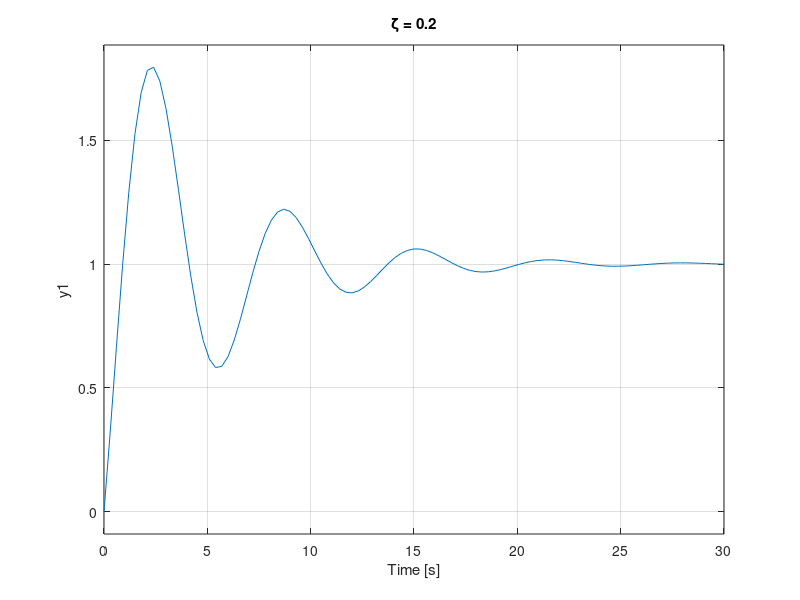

Here is the MATLAB script that generated this plot: (Note: this script raises an error after producing the figure.)
%% Respuesta Transitoria
c = 0.2;
p = 1;
for i=c:0.2:1.2
    G = tf([0 1 1],[1 2*i 1])
    subplot(3,2,p)
    %figure(p)
    p = p+1;
    titulo = sprintf('\\zeta = %.1f',i);
    step(G),title(titulo)
    stepinfo(G)
end